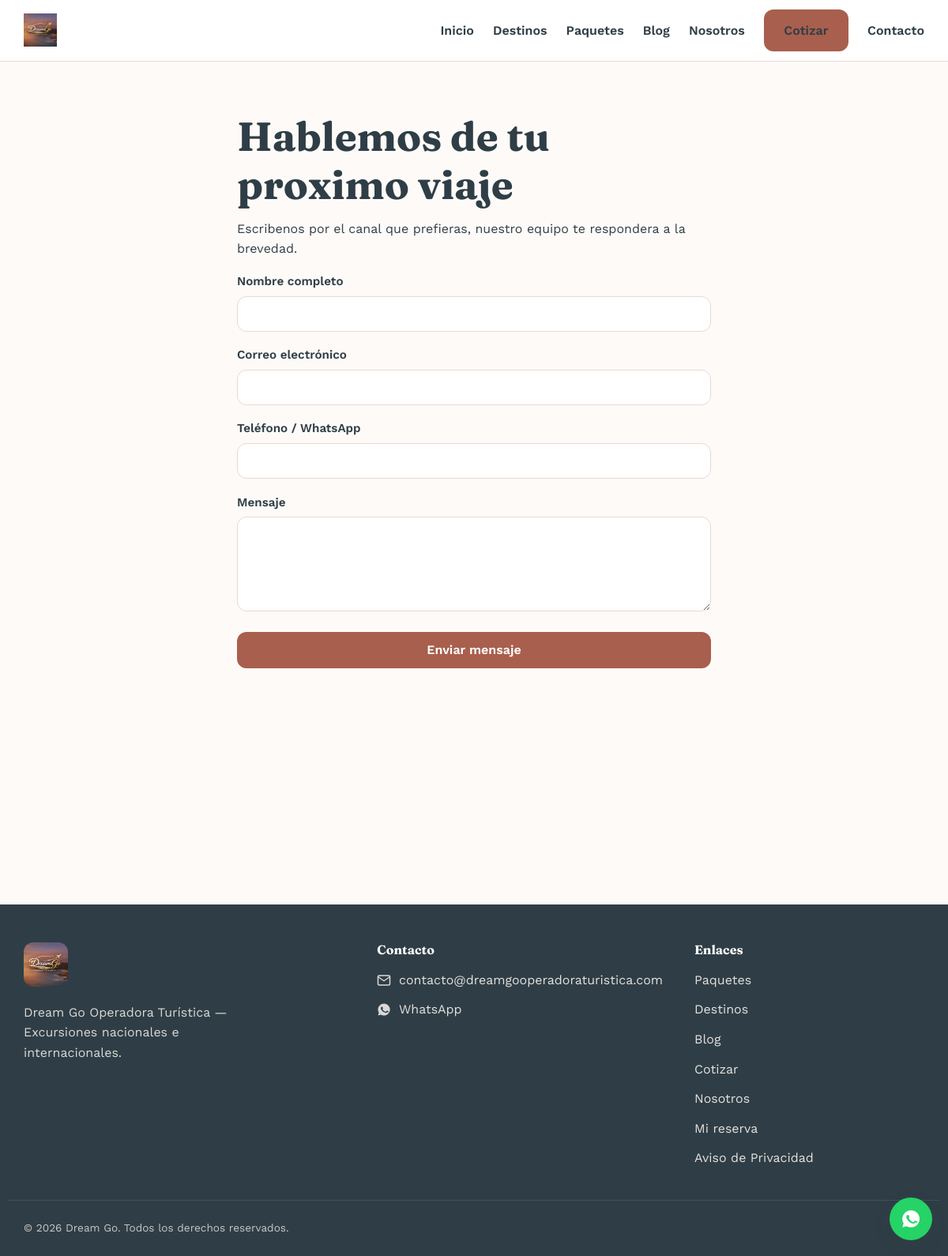
Page /contacto on the committed database.
### tables this page shows
CREATE TABLE IF NOT EXISTS bloques_pagina (
  id INT UNSIGNED AUTO_INCREMENT PRIMARY KEY,
  pagina VARCHAR(50) NOT NULL,
  clave VARCHAR(50) NOT NULL,
  orden SMALLINT UNSIGNED NOT NULL DEFAULT 0,
  visible TINYINT(1) NOT NULL DEFAULT 1,
  titulo VARCHAR(255) NULL,
  subtitulo VARCHAR(500) NULL,
  contenido LONGTEXT NULL,
  color_fondo VARCHAR(20) NULL,
  actualizado_en DATETIME NOT NULL DEFAULT CURRENT_TIMESTAMP ON UPDATE CURRENT_TIMESTAMP,
  UNIQUE KEY uniq_pagina_clave (pagina, clave)
);

### core/Controller.php (called while the page is built, shortened)
<?php
abstract class Controller
{
    protected function view(string $view, array $data = [], array $meta = [], string $layout = 'public'): void
    {
        $viewFile = BASE_PATH . '/app/Views/' . str_replace('.', '/', $view) . '.php';
        extract($data, EXTR_SKIP);
        require $viewFile;
    }
}

### app/Controllers/Public/ContactoController.php (called while the page is built, shortened)
<?php
class ContactoController extends Controller
{
    public function index(): void
    {
        $this->render();
    }
    private function render(array $errores = [], array $valores = []): void
    {
        $whatsapp = (new WhatsAppLinkService())->generarLink(
            ConfiguracionSitio::get('whatsapp_numero', ''),
            'Hola, me gustaria mas informacion sobre sus paquetes de viaje.'
        );
        $bloques = BloquePagina::porPagina('contacto');
        $this->view('public/contacto/index', [
            'whatsapp' => $whatsapp,
            'email' => ConfiguracionSitio::get('email_equipo_reportes', ''),
            'intro' => $bloques[0] ?? null,
            'errores' => $errores,
            'valores' => $valores,
        ], [
            'title' => 'Contacto | Dream Go Operadora Turística',
            'description' => 'Ponte en contacto con nuestro equipo de asesores de viaje.',
        ]);
    }
}

### public/index.php (called while the page is built, shortened)
<?php
$router = new Router();
$request = new Request();
try {
    $router->dispatch($request);
} catch (NotFoundException $e) {
    http_response_code(404);
    (new App\Controllers\Public\ErrorController($request))->notFound();
} catch (ForbiddenException $e) {
    http_response_code(403);
    (new App\Controllers\Public\ErrorController($request))->forbidden($e->getMessage());
} catch (\Throwable $e) {
    error_log('[APP] ' . $e->getMessage() . ' en ' . $e->getFile() . ':' . $e->getLine());
    http_response_code(500);
    (new App\Controllers\Public\ErrorController($request))->serverError();
}

### core/Database.php (called while the page is built, shortened)
<?php
final class Database
{
    private static ?PDO $instance = null;
    public static function connection(): PDO
    {
        if (self::$instance === null) {
            $config = require BASE_PATH . '/config/database.php';
            $dsn = sprintf(
                'mysql:host=%s;port=%s;dbname=%s;charset=utf8mb4',
                $config['host'],
                $config['port'],
                $config['database']
            );
            try {
                self::$instance = new PDO($dsn, $config['username'], $config['password'], [
                    PDO::ATTR_ERRMODE => PDO::ERRMODE_EXCEPTION,
                    PDO::ATTR_DEFAULT_FETCH_MODE => PDO::FETCH_ASSOC,
                    PDO::ATTR_EMULATE_PREPARES => false,
                ]);
            } catch (PDOException $e) {
                error_log('[DB] Error de conexion: ' . $e->getMessage());
                throw $e;
            }
        }
        return self::$instance;
    }
}

### core/Model.php (called while the page is built, shortened)
<?php
abstract class Model
{
    protected static string $table;
    protected static function db(): PDO
    {
        return Database::connection();
    }
    public static function where(array $conditions, string $orderBy = '', ?int $limit = null): array
    {
        [$clause, $params] = self::buildWhere($conditions);
        $sql = 'SELECT * FROM ' . static::$table;
        if ($clause !== '') {
            $sql .= ' WHERE ' . $clause;
        }
        if ($orderBy !== '') {
            $sql .= ' ORDER BY ' . $orderBy;
        }
        $stmt = static::db()->prepare($sql);
        $stmt->execute($params);
        return $stmt->fetchAll();
    }
    private static function buildWhere(array $conditions): array
    {
        $parts = [];
        $params = [];
        foreach ($conditions as $column => $value) {
            $paramKey = 'w_' . $column;
            $parts[] = "{$column} = :{$paramKey}";
            $params[$paramKey] = $value;
        }
        return [implode(' AND ', $parts), $params];
    }
    protected static function assertOrderBy(string $orderBy): void
    {
        $termino = '[a-zA-Z_][a-zA-Z0-9_]*(?:\.[a-zA-Z_][a-zA-Z0-9_]*)?(?:\s+(?:ASC|DESC))?';
    }
}

### app/Models/BloquePagina.php (called while the page is built, shortened)
<?php
class BloquePagina extends Model
{
    public static function porPagina(string $pagina): array
    {
        return self::where(['pagina' => $pagina], 'orden ASC');
    }
}

### core/Request.php (called while the page is built, shortened)
<?php
final class Request
{
    private array $server;
    public function __construct()
    {
        $this->server = $_SERVER;
    }
    public function uri(): string
    {
        $uri = $this->server['REQUEST_URI'] ?? '/';
        $path = parse_url($uri, PHP_URL_PATH) ?? '/';
        return $path === '' ? '/' : $path;
    }
}

### app/Views/public/contacto/index.php (the view, shortened to what this page needs)
<?php
$valores ??= [];
$introVisible = $intro && (int) $intro['visible'] === 1;
?>
<section class="seccion contenedor bloque-medio">
  <h1><?= htmlspecialchars($introVisible && !empty($intro['titulo']) ? $intro['titulo'] : 'Contacto', ENT_QUOTES, 'UTF-8') ?></h1>
  <?php if ($introVisible && !empty($intro['subtitulo'])): ?>
    <p><?= htmlspecialchars($intro['subtitulo'], ENT_QUOTES, 'UTF-8') ?></p>
  <?php else: ?>
    <p>Escríbenos y un asesor te contactará. Si prefieres, también puedes usar cualquiera de los canales de abajo.</p>
  <?php endif; ?>
  <form method="post" action="/contacto" data-atribucion>
    <div class="campo">
      <label for="nombre">Nombre completo</label>
      <input type="text" id="nombre" name="nombre" autocomplete="name" required value="<?= htmlspecialchars($valores['nombre'] ?? '', ENT_QUOTES, 'UTF-8') ?>">
    </div>
    <div class="campo">
      <label for="email">Correo electrónico</label>
      <input type="email" id="email" name="email" autocomplete="email" required value="<?= htmlspecialchars($valores['email'] ?? '', ENT_QUOTES, 'UTF-8') ?>">
    </div>
    <div class="campo">
      <label for="telefono">Teléfono / WhatsApp</label>
      <input type="tel" id="telefono" name="telefono" autocomplete="tel" required value="<?= htmlspecialchars($valores['telefono'] ?? '', ENT_QUOTES, 'UTF-8') ?>">
    </div>
    <div class="campo">
      <label for="mensaje">Mensaje</label>
      <textarea id="mensaje" name="mensaje" required><?= htmlspecialchars($valores['mensaje'] ?? '', ENT_QUOTES, 'UTF-8') ?></textarea>
    </div>
    <button type="submit" class="btn btn-primario btn--bloque">Enviar mensaje</button>
  </form>
  <div class="grid-tarjetas mt-25">
  </div>
</section>

### core/Router.php (shortened to what this page needs)
<?php
final class Router
{
    private array $routes = [];
    private function add(string $method, string $pattern, array $handler, array $options): void
    {
        $tramos = preg_split('#(\{[a-zA-Z_]+\})#', $pattern, -1, PREG_SPLIT_DELIM_CAPTURE);
        $regex = '';
        foreach ($tramos as $i => $tramo) {
            $regex .= $i % 2 === 1 ? '([^/]+)' : preg_quote($tramo, '#');
        }
        $this->routes[] = [
            'method' => $method,
            'pattern' => $pattern,
            'regex' => '#^' . $regex . '$#',
            'handler' => $handler,
            'options' => $options,
        ];
    }
    public function dispatch(Request $request): void
    {
        $method = $request->method();
        $uri = $request->uri();
        foreach ($this->routes as $route) {
            if ($route['method'] !== $method) {
                continue;
            }
            if (preg_match($route['regex'], $uri, $matches)) {
                array_shift($matches);
                $this->callHandler($route['handler'], $matches, $request);
                return;
            }
        }
        throw new NotFoundException("Ruta no encontrada: {$method} {$uri}");
    }
    private function callHandler(array $handler, array $params, Request $request): void
    {
        [$controllerClass, $method] = $handler;
        $controller = new $controllerClass($request);
        $controller->$method(...$params);
    }
}

### public/assets/css/site.css (style rules this page uses)
:root { --color-primario: #d99e8e; --color-primario-oscuro: #a85f4d; --color-texto-oscuro: #2f3e46; --color-fondo: #fdfaf8; --color-fondo-alterno: #faf3ef; --color-borde: #e8d9d3; --color-blanco: #ffffff; --color-exito: #4f7a5c; --color-error: #b3453a; --fuente-titulos: 'Fraunces', Georgia, 'Times New Roman', serif; --fuente-texto: 'Work Sans', -apple-system, BlinkMacSystemFont, 'Segoe UI', sans-serif; --radio: 12px; --sombra: 0 8px 24px rgba(47, 62, 70, 0.08); --transicion: 0.25s ease; --contenedor-max: 1180px; --espacio-seccion: 4rem; }
*, *::before, *::after { box-sizing: border-box; }
html { -webkit-text-size-adjust: 100%; scroll-behavior: smooth; }
body { margin: 0; font-family: var(--fuente-texto); color: var(--color-texto-oscuro); background: var(--color-fondo); line-height: 1.6; -webkit-font-smoothing: antialiased; }
h1, h2, h3, h4 { font-family: var(--fuente-titulos); line-height: 1.2; margin: 0 0 0.75rem; color: var(--color-texto-oscuro); }
h1 { font-size: clamp(1.9rem, 5vw, 3.2rem); }
p { margin: 0 0 1rem; }
.contenedor { width: 100%; max-width: var(--contenedor-max); margin-inline: auto; padding-inline: 1.25rem; }
.seccion { padding-block: var(--espacio-seccion); }
.btn { display: inline-flex; align-items: center; justify-content: center; gap: 0.5rem; border: none; border-radius: var(--radio); padding: 0.85rem 1.6rem; font-family: var(--fuente-texto); font-weight: 600; font-size: 1rem; cursor: pointer; transition: transform var(--transicion), box-shadow var(--transicion), background var(--transicion); }
.btn-primario { background: var(--color-primario-oscuro); color: var(--color-blanco); }
label { display: block; font-weight: 600; margin-bottom: 0.4rem; font-size: 0.95rem; }
input:not([type="checkbox"]):not([type="radio"]), select, textarea { width: 100%; font-family: var(--fuente-texto); font-size: 1rem; padding: 0.75rem 0.9rem; border: 1.5px solid var(--color-borde); border-radius: var(--radio); background: var(--color-blanco); color: var(--color-texto-oscuro); transition: border-color var(--transicion), box-shadow var(--transicion); appearance: none; }
textarea { resize: vertical; min-height: 120px; }
.campo { margin-bottom: 1.1rem; }
.grid-tarjetas { display: grid; gap: 1.5rem; grid-template-columns: 1fr; }
@media (min-width: 768px) { .grid-tarjetas { grid-template-columns: repeat(2, 1fr); } }
@media (min-width: 1024px) { .grid-tarjetas { grid-template-columns: repeat(3, 1fr); } }
.bloque-medio { max-width: 640px; }
.mt-25 { margin-top: 2.5rem; }
.btn--bloque { width: 100%; }

### rows in the picture
bloques_pagina: titulo "Hablemos de tu proximo viaje", subtitulo "Escribenos por el canal que prefieras, nuestro equipo te respondera a la brevedad."
